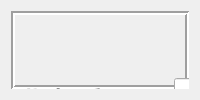
   <widget class="QWidget" name="tab_2">
    <attribute name="title">
     <string/>
    </attribute>
    <layout class="QVBoxLayout" name="verticalLayout_12">
     <item>
      <widget class="QFrame" name="frame_6">
       <property name="font">
        <font>
         <family>宋体</family>
         <pointsize>20</pointsize>
         <weight>75</weight>
         <italic>false</italic>
         <bold>true</bold>
        </font>
       </property>
       <property name="frameShape">
        <enum>QFrame::Box</enum>
       </property>
       <property name="frameShadow">
        <enum>QFrame::Sunken</enum>
       </property>
       <property name="lineWidth">
        <number>2</number>
       </property>
       <widget class="QWidget" name="layoutWidget">
        <property name="geometry">
         <rect>
          <x>13</x>
          <y>13</y>
          <width>801</width>
          <height>561</height>
         </rect>
        </property>
        <layout class="QGridLayout" name="gridLayout_2">
         <item row="2" column="3">
          <widget class="QLabel" name="label_58">
           <property name="font">
            <font>
             <family>宋体</family>
             <pointsize>20</pointsize>
             <weight>75</weight>
             <italic>false</italic>
             <bold>true</bold>
            </font>
           </property>
           <property name="text">
            <string>检测物</string>
           </property>
          </widget>
         </item>
         <item row="1" column="1">
          <widget class="QLineEdit" name="lE_InterOverLoad">
           <property name="sizePolicy">
            <sizepolicy hsizetype="Expanding" vsizetype="Fixed">
             <horstretch>0</horstretch>
             <verstretch>0</verstretch>
            </sizepolicy>
           </property>
           <property name="minimumSize">
            <size>
             <width>0</width>
             <height>42</height>
            </size>
           </property>
           <property name="maximumSize">
            <size>
             <width>100888</width>
             <height>42</height>
            </size>
           </property>
           <property name="font">
            <font>
             <family>宋体</family>
             <pointsize>20</pointsize>
             <weight>75</weight>
             <italic>false</italic>
             <bold>true</bold>
            </font>
           </property>
           <property name="text">
            <string>0.000</string>
           </property>
          </widget>
         </item>
         <item row="4" column="1">
          <widget class="QLineEdit" name="lE_TUnderload">
           <property name="sizePolicy">
            <sizepolicy hsizetype="Expanding" vsizetype="Fixed">
             <horstretch>0</horstretch>
             <verstretch>0</verstretch>
            </sizepolicy>
           </property>
           <property name="minimumSize">
            <size>
             <width>0</width>
             <height>42</height>
            </size>
           </property>
           <property name="maximumSize">
            <size>
             <width>100888</width>
             <height>42</height>
            </size>
           </property>
           <property name="font">
            <font>
             <family>宋体</family>
             <pointsize>20</pointsize>
             <weight>75</weight>
             <italic>false</italic>
             <bold>true</bold>
            </font>
           </property>
           <property name="text">
            <string>0.000</string>
           </property>
          </widget>
         </item>
         <item row="3" column="1">
          <widget class="QLineEdit" name="lE_TOverload">
           <property name="sizePolicy">
            <sizepolicy hsizetype="Expanding" vsizetype="Fixed">
             <horstretch>0</horstretch>
             <verstretch>0</verstretch>
            </sizepolicy>
           </property>
           <property name="minimumSize">
            <size>
             <width>0</width>
             <height>42</height>
            </size>
           </property>
           <property name="maximumSize">
            <size>
             <width>100888</width>
             <height>42</height>
            </size>
           </property>
           <property name="font">
            <font>
             <family>宋体</family>
             <pointsize>20</pointsize>
             <weight>75</weight>
             <italic>false</italic>
             <bold>true</bold>
            </font>
           </property>
           <property name="text">
            <string>0.000</string>
           </property>
          </widget>
         </item>
         <item row="0" column="1">
          <widget class="QLineEdit" name="lE_TDemand">
           <property name="sizePolicy">
            <sizepolicy hsizetype="Expanding" vsizetype="Fixed">
             <horstretch>0</horstretch>
             <verstretch>0</verstretch>
            </sizepolicy>
           </property>
           <property name="minimumSize">
            <size>
             <width>0</width>
             <height>42</height>
            </size>
           </property>
           <property name="maximumSize">
            <size>
             <width>100888</width>
             <height>42</height>
            </size>
           </property>
           <property name="font">
            <font>
             <family>宋体</family>
             <pointsize>20</pointsize>
             <weight>75</weight>
             <italic>false</italic>
             <bold>true</bold>
            </font>
           </property>
           <property name="text">
            <string>0.000</string>
           </property>
          </widget>
         </item>
         <item row="0" column="3">
          <widget class="QLabel" name="label_52">
           <property name="font">
            <font>
             <family>宋体</family>
             <pointsize>20</pointsize>
             <weight>75</weight>
             <italic>false</italic>
             <bold>true</bold>
            </font>
           </property>
           <property name="text">
            <string>每组数量</string>
           </property>
          </widget>
         </item>
         <item row="3" column="4">
          <widget class="QLineEdit" name="lE_TestInterval">
           <property name="sizePolicy">
            <sizepolicy hsizetype="Expanding" vsizetype="Fixed">
             <horstretch>0</horstretch>
             <verstretch>0</verstretch>
            </sizepolicy>
           </property>
           <property name="minimumSize">
            <size>
             <width>0</width>
             <height>42</height>
            </size>
           </property>
           <property name="maximumSize">
            <size>
             <width>16777215</width>
             <height>42</height>
            </size>
           </property>
           <property name="font">
            <font>
             <family>宋体</family>
             <pointsize>20</pointsize>
             <weight>75</weight>
             <italic>false</italic>
             <bold>true</bold>
            </font>
           </property>
           <property name="text">
            <string>0</string>
           </property>
          </widget>
         </item>
         <item row="0" column="0">
          <widget class="QLabel" name="label_14">
           <property name="minimumSize">
            <size>
             <width>0</width>
             <height>0</height>
            </size>
           </property>
           <property name="maximumSize">
            <size>
             <width>1572323</width>
             <height>232323</height>
            </size>
           </property>
           <property name="font">
            <font>
             <family>宋体</family>
             <pointsize>20</pointsize>
             <weight>75</weight>
             <italic>false</italic>
             <bold>true</bold>
            </font>
           </property>
           <property name="text">
            <string>期望重量(g)</string>
           </property>
          </widget>
         </item>
         <item row="2" column="0">
          <widget class="QLabel" name="label_12">
           <property name="minimumSize">
            <size>
             <width>0</width>
             <height>0</height>
            </size>
           </property>
           <property name="maximumSize">
            <size>
             <width>1572323</width>
             <height>232323</height>
            </size>
           </property>
           <property name="font">
            <font>
             <family>宋体</family>
             <pointsize>20</pointsize>
             <weight>75</weight>
             <italic>false</italic>
             <bold>true</bold>
            </font>
           </property>
           <property name="text">
            <string>内控下限(g)</string>
           </property>
          </widget>
         </item>
         <item row="0" column="4">
          <widget class="QLineEdit" name="lE_GroupSet">
           <property name="font">
            <font>
             <family>宋体</family>
             <pointsize>20</pointsize>
             <weight>75</weight>
             <italic>false</italic>
             <bold>true</bold>
            </font>
           </property>
           <property name="text">
            <string>0</string>
           </property>
          </widget>
         </item>
         <item row="1" column="0">
          <widget class="QLabel" name="label_13">
           <property name="minimumSize">
            <size>
             <width>0</width>
             <height>0</height>
            </size>
           </property>
           <property name="maximumSize">
            <size>
             <width>1572323</width>
             <height>232323</height>
            </size>
           </property>
           <property name="font">
            <font>
             <family>宋体</family>
             <pointsize>20</pointsize>
             <weight>75</weight>
             <italic>false</italic>
             <bold>true</bold>
            </font>
           </property>
           <property name="text">
            <string>内控上限(g)</string>
           </property>
          </widget>
         </item>
         <item row="1" column="3">
          <widget class="QLabel" name="label_57">
           <property name="font">
            <font>
             <family>宋体</family>
             <pointsize>20</pointsize>
             <weight>75</weight>
             <italic>false</italic>
             <bold>true</bold>
            </font>
           </property>
           <property name="text">
            <string>下料速度</string>
           </property>
          </widget>
         </item>
         <item row="1" column="4">
          <widget class="QLineEdit" name="lE_FeedOveride">
           <property name="font">
            <font>
             <family>宋体</family>
             <pointsize>20</pointsize>
             <weight>75</weight>
             <italic>false</italic>
             <bold>true</bold>
            </font>
           </property>
           <property name="text">
            <string>0</string>
           </property>
          </widget>
         </item>
         <item row="4" column="0">
          <widget class="QLabel" name="label_54">
           <property name="minimumSize">
            <size>
             <width>0</width>
             <height>0</height>
            </size>
           </property>
           <property name="maximumSize">
            <size>
             <width>1572323</width>
             <height>232323</height>
            </size>
           </property>
           <property name="font">
            <font>
             <family>宋体</family>
             <pointsize>20</pointsize>
             <weight>75</weight>
             <italic>false</italic>
             <bold>true</bold>
            </font>
           </property>
           <property name="text">
            <string>超轻重量(g)</string>
           </property>
          </widget>
         </item>
         <item row="2" column="1">
          <widget class="QLineEdit" name="lE_InterUnderLoad">
           <property name="sizePolicy">
            <sizepolicy hsizetype="Expanding" vsizetype="Fixed">
             <horstretch>0</horstretch>
             <verstretch>0</verstretch>
            </sizepolicy>
           </property>
           <property name="minimumSize">
            <size>
             <width>0</width>
             <height>42</height>
            </size>
           </property>
           <property name="maximumSize">
            <size>
             <width>100888</width>
             <height>42</height>
            </size>
           </property>
           <property name="font">
            <font>
             <family>宋体</family>
             <pointsize>20</pointsize>
             <weight>75</weight>
             <italic>false</italic>
             <bold>true</bold>
            </font>
           </property>
           <property name="text">
            <string>0.000</string>
           </property>
          </widget>
         </item>
         <item row="3" column="0">
          <widget class="QLabel" name="label_53">
           <property name="minimumSize">
            <size>
             <width>0</width>
             <height>0</height>
            </size>
           </property>
           <property name="maximumSize">
            <size>
             <width>1572323</width>
             <height>232323</height>
            </size>
           </property>
           <property name="font">
            <font>
             <family>宋体</family>
             <pointsize>20</pointsize>
             <weight>75</weight>
             <italic>false</italic>
             <bold>true</bold>
            </font>
           </property>
           <property name="text">
            <string>超重重量(g)</string>
           </property>
          </widget>
         </item>
         <item row="2" column="4">
          <widget class="QComboBox" name="cB_Feedmode">
           <property name="minimumSize">
            <size>
             <width>165</width>
             <height>0</height>
            </size>
           </property>
           <property name="font">
            <font>
             <family>宋体</family>
             <pointsize>20</pointsize>
             <weight>75</weight>
             <italic>false</italic>
             <bold>true</bold>
            </font>
           </property>
           <property name="currentIndex">
            <number>0</number>
           </property>
           <item>
            <property name="text">
             <string>胶囊</string>
            </property>
           </item>
           <item>
            <property name="text">
             <string>片剂</string>
            </property>
           </item>
          </widget>
         </item>
         <item row="4" column="2">
          <spacer name="horizontalSpacer">
           <property name="orientation">
            <enum>Qt::Horizontal</enum>
           </property>
           <property name="sizeHint" stdset="0">
            <size>
             <width>40</width>
             <height>20</height>
            </size>
           </property>
          </spacer>
         </item>
         <item row="3" column="3">
          <widget class="QLabel" name="label_56">
           <property name="minimumSize">
            <size>
             <width>0</width>
             <height>0</height>
            </size>
           </property>
           <property name="maximumSize">
            <size>
             <width>1572323</width>
             <height>232323</height>
            </size>
           </property>
           <property name="font">
            <font>
             <family>宋体</family>
             <pointsize>20</pointsize>
             <weight>75</weight>
             <italic>false</italic>
             <bold>true</bold>
            </font>
           </property>
           <property name="text">
            <string>间隔时间(s)</string>
           </property>
          </widget>
         </item>
        </layout>
       </widget>
       <widget class="QWidget" name="layoutWidget">
        <property name="geometry">
         <rect>
          <x>10</x>
          <y>590</y>
          <width>801</width>
          <height>44</height>
         </rect>
        </property>
        <layout class="QHBoxLayout" name="horizontalLayout_10">
         <item>
          <widget class="QPushButton" name="pB_Read2">
           <property name="text">
            <string>读取</string>
           </property>
          </widget>
         </item>
         <item>
          <widget class="QPushButton" name="pB_Write2">
           <property name="text">
            <string>写入</string>
           </property>
          </widget>
         </item>
        </layout>
       </widget>
      </widget>
     </item>
    </layout>
   </widget>
